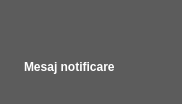
<?xml version="1.0" encoding="UTF-8"?>
<ui version="4.0">
 <class>NotificationLabel</class>
 <widget class="QWidget" name="NotificationLabel">
  <property name="geometry">
   <rect>
    <x>0</x>
    <y>0</y>
    <width>182</width>
    <height>104</height>
   </rect>
  </property>
  <property name="styleSheet">
   <string notr="true">
    QWidget {
        background-color: #5c5c5c;
        border-radius: 6px;
        padding: 8px;
        margin-bottom: 6px;
    }
    QLabel {
        color: white;
        font-size: 12px;
        font-weight: bold;
        padding-left: 20px; /* Adăugăm spațiu pentru text */
    }
    QPushButton {
        background: transparent;
        border: none;
        padding: 0;
        width: 24px;  /* Butonul este mai mare acum */
        height: 24px; /* Butonul este mai mare acum */
        position: absolute;
        top: 6px;  /* Poziționăm butonul &quot;X&quot; în colțul din sus */
        right: 6px; /* Poziționăm butonul &quot;X&quot; în colțul din dreapta */
        cursor: pointer;
    }
    QPushButton:hover {
        background-color: rgba(255, 0, 0, 0.5); /* Mai vizibil la hover */
    }
   </string>
  </property>
  <layout class="QVBoxLayout" name="notificationLayout">
   <item>
    <widget class="QPushButton" name="closeButton">
     <property name="sizePolicy">
      <sizepolicy hsizetype="Fixed" vsizetype="Fixed">
       <horstretch>0</horstretch>
       <verstretch>0</verstretch>
      </sizepolicy>
     </property>
     <property name="layoutDirection">
      <enum>Qt::LayoutDirection::RightToLeft</enum>
     </property>
     <property name="icon">
      <iconset>
       <normalon>:/icons/icons/close.png</normalon>
      </iconset>
     </property>
    </widget>
   </item>
   <item>
    <widget class="QLabel" name="messageLabel">
     <property name="styleSheet">
      <string notr="true">font-size: 12px; color: white; padding-left: 10px; font-weight: bold;</string>
     </property>
     <property name="text">
      <string>Mesaj notificare</string>
     </property>
     <property name="wordWrap">
      <bool>true</bool>
     </property>
    </widget>
   </item>
  </layout>
 </widget>
 <resources/>
 <connections/>
</ui>
